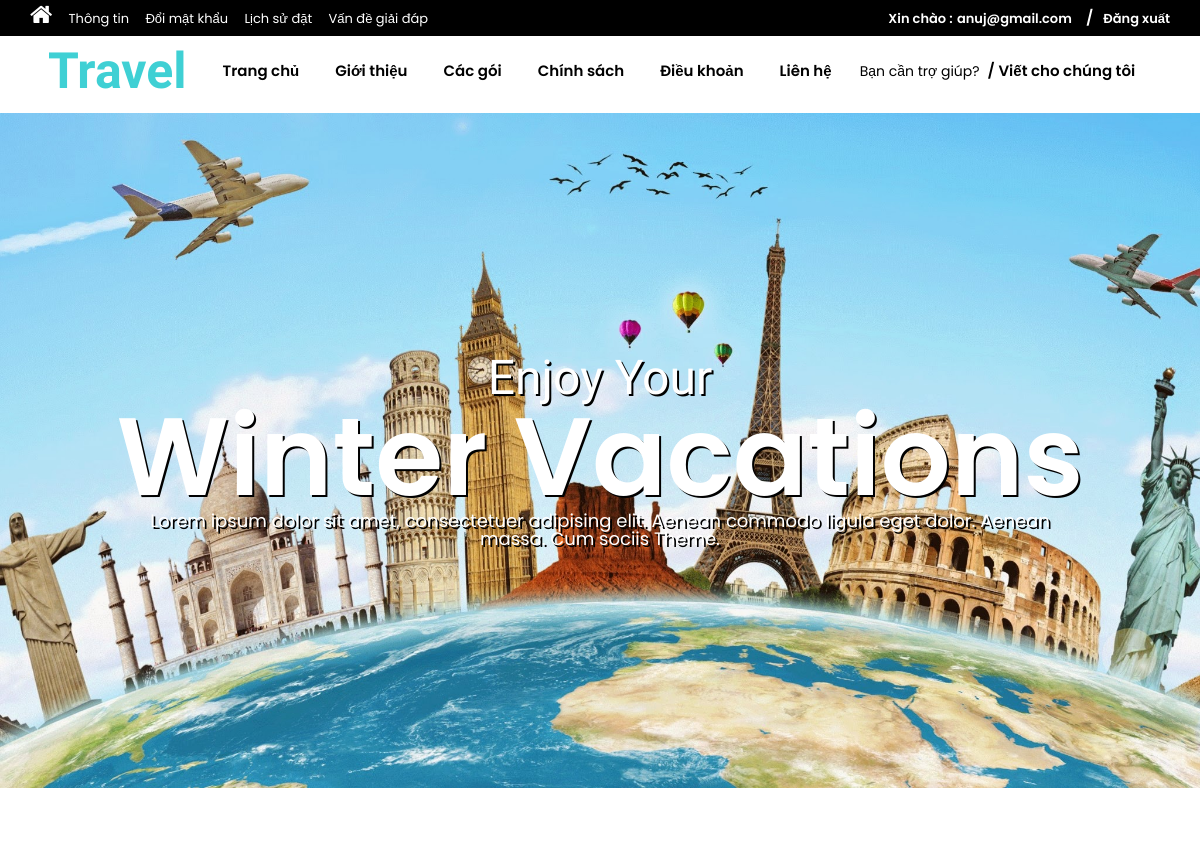
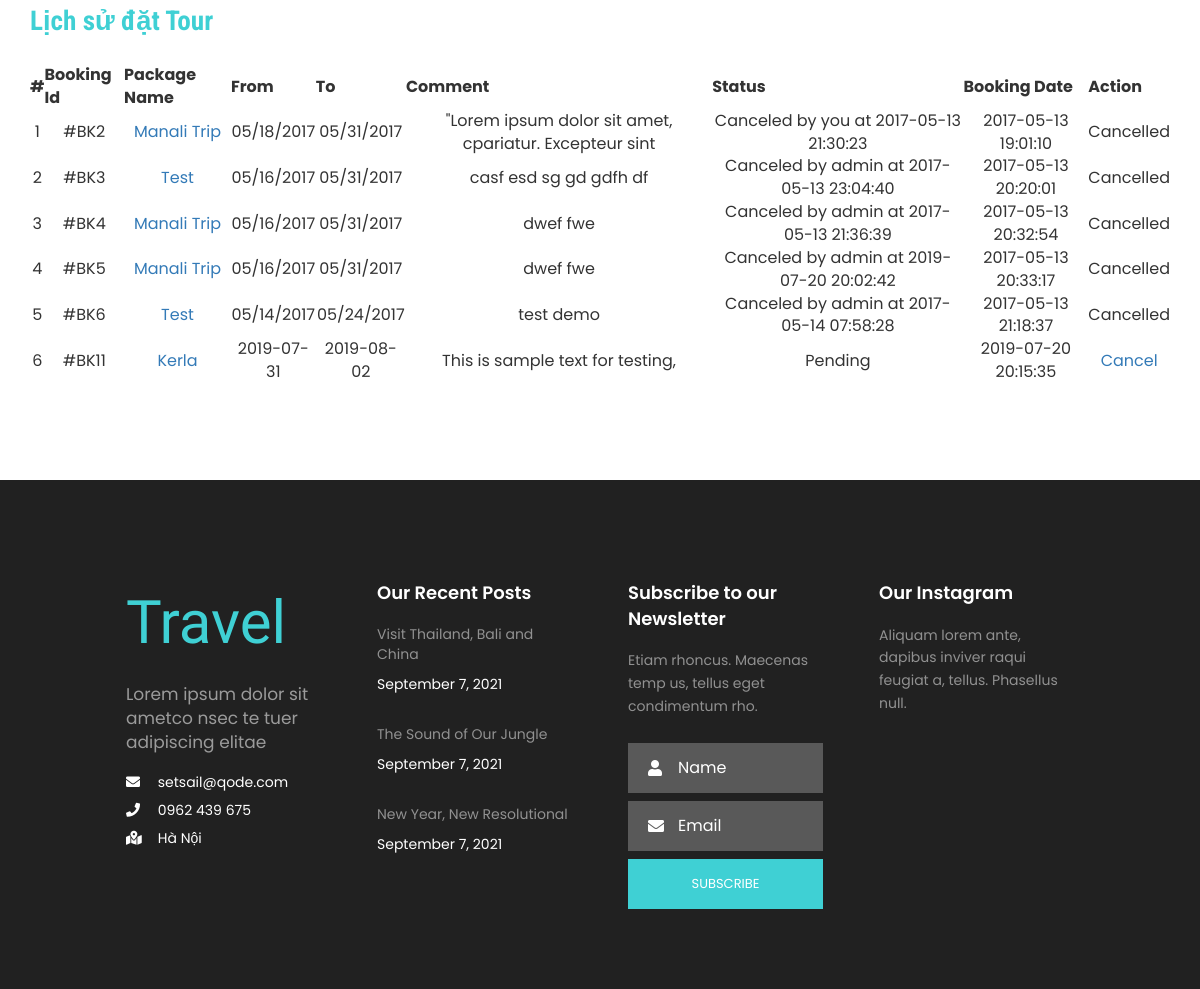
The page /tour-history.php (signed in) on the database its author committed (2 pictures, top to bottom).
### tables this page shows
CREATE TABLE `tblbooking` (
  `BookingId` int(11) NOT NULL,
  `PackageId` int(11) DEFAULT NULL,
  `UserEmail` varchar(100) DEFAULT NULL,
  `FromDate` varchar(100) DEFAULT NULL,
  `ToDate` varchar(100) DEFAULT NULL,
  `Comment` mediumtext DEFAULT NULL,
  `RegDate` timestamp NULL DEFAULT current_timestamp(),
  `status` int(11) DEFAULT NULL,
  `CancelledBy` varchar(5) DEFAULT NULL,
  `UpdationDate` timestamp NULL DEFAULT NULL ON UPDATE current_timestamp()
);

CREATE TABLE `tbltourpackages` (
  `PackageId` int(11) NOT NULL,
  `PackageName` varchar(200) DEFAULT NULL,
  `PackageType` varchar(150) DEFAULT NULL,
  `PackageLocation` varchar(100) DEFAULT NULL,
  `PackagePrice` int(11) DEFAULT NULL,
  `PackageFetures` varchar(255) DEFAULT NULL,
  `PackageDetails` mediumtext DEFAULT NULL,
  `PackageImage` varchar(100) DEFAULT NULL,
  `Creationdate` timestamp NULL DEFAULT current_timestamp(),
  `UpdationDate` timestamp NULL DEFAULT NULL ON UPDATE current_timestamp()
);

### tour-history.php (the view, shortened to what this page needs)
<?php
    include('includes/config.php');
    if(strlen($_SESSION['login'])==0){
        header('location:index.php');
    }
    else{
?>
<!DOCTYPE HTML>
<html>
<head>
    <?php include('includes/import.php');?>
</head>
<body>
    <?php include('includes/header.php');?>
    <?php include('includes/slider.php');?>
    <div class="privacy">
        <div class="container">
            <h3 class="wow fadeInDown animated animated" data-wow-delay=".5s"
                style="visibility: visible; animation-delay: 0.5s; animation-name: fadeInDown;">Lịch sử đặt Tour</h3>
            <form name="chngpwd" method="post" onSubmit="return valid();">
                <p>
                <table border="1" width="100%">
                    <tr align="center">
                        <th>#</th>
                        <th>Booking Id</th>
                        <th>Package Name</th>
                        <th>From</th>
                        <th>To</th>
                        <th>Comment</th>
                        <th>Status</th>
                        <th>Booking Date</th>
                        <th>Action</th>
                    </tr>
                    <?php
                        $uemail=$_SESSION['login'];;
                        $sql = "SELECT tblbooking.BookingId as bookid,tblbooking.PackageId as pkgid,tbltourpackages.PackageName as packagename,tblbooking.FromDate as fromdate,tblbooking.ToDate as todate,tblbooking.Comment as comment,tblbooking.status as status,tblbooking.RegDate as regdate,tblbooking.CancelledBy as cancelby,tblbooking.UpdationDate as upddate from tblbooking join tbltourpackages on tbltourpackages.PackageId=tblbooking.PackageId where UserEmail=:uemail";
                        $query = $dbh->prepare($sql);
                        $query -> bindParam(':uemail', $uemail, PDO::PARAM_STR);
                        $query->execute();
                        $results=$query->fetchAll(PDO::FETCH_OBJ);
                        $cnt=1;
                        if($query->rowCount() > 0)
                        {
                        foreach($results as $result)
                        {	?>
                    <tr align="center">
                        <td><?php echo htmlentities($cnt);?></td>
                        <td>#BK<?php echo htmlentities($result->bookid);?></td>
                        <td><a
                                href="package-details.php?pkgid=<?php echo htmlentities($result->pkgid);?>"><?php echo htmlentities($result->packagename);?></a>
                        </td>
                        <td><?php echo htmlentities($result->fromdate);?></td>
                        <td><?php echo htmlentities($result->todate);?></td>
                        <td><?php echo htmlentities($result->comment);?></td>
                        <td><?php if($result->status==0)
                        {
                        echo "Pending";
                        }
                        if($result->status==2 and  $result->cancelby=='u')
                        {
                        echo "Canceled by you at " .$result->upddate;
                        }
                        if($result->status==2 and $result->cancelby=='a')
                        {
                        echo "Canceled by admin at " .$result->upddate;
                        }
                        ?></td>
                        <td><?php echo htmlentities($result->regdate);?></td>
                        <?php if($result->status==2)
                        {
                            ?><td>Cancelled</td>
                        <?php } else {?>
                        <td><a href="tour-history.php?bkid=<?php echo htmlentities($result->bookid);?>"
                                onclick="return confirm('Do you really want to cancel booking')">Cancel</a></td>
                        <?php }?>
                    </tr>
                    <?php $cnt=$cnt+1; }} ?>
                </table>
                </p>
            </form>
        </div>
    </div>
    <?php include('includes/footer.php');?>
</body>
</html>
<?php } ?>

### css/style.css (style rules this page uses)
html, body { font-size: 100%; background: var(--white-color); font-family: 'Open Sans', sans-serif; }
body a,.grid_1,plan_1,plan_1.one,plan_1.two,i.icon1, i.icon2, i.icon3, i.icon4, i.icon5, i.icon6 { transition:0.5s all; -webkit-transition:0.5s all; -moz-transition:0.5s all; -o-transition:0.5s all; -ms-transition:0.5s all; }
h1,h2,h3,h4,h5,h6 { margin:0; font-family: 'Roboto Condensed', sans-serif; }
p { margin:0; }
.privacy h3 { color: var(--primary-color) !important; font-size: 1.7em; font-weight: 700; margin-bottom: 1em; }
.privacy { padding: 5em 0; }
.privacy p { font-size: 1em; line-height: 1.8em; color: #999; margin: 1em 0; }

### css/base.css (style rules this page uses)
:root { --primary-color: #3fd0d4; --black-color: #000; --white-color: #fff; }
* { padding: 0; margin: 0; border: 0; box-sizing: border-box; font-family: 'Poppins', sans-serif; }
a { text-decoration: none; }
body { margin: 0; }

### rows shown on the page
tblbooking: BookingId "2", PackageId.PackageName "Manali Trip", FromDate "05/18/2017", ToDate "05/31/2017", Comment "\"Lorem ipsum dolor sit amet, cpariatur. Excepteur sint", UpdationDate "2017-05-13 21:30:23", RegDate "2017-05-13 19:01:10", status "Cancelled"
tblbooking: BookingId "3", PackageId.PackageName "Test", FromDate "05/16/2017", ToDate "05/31/2017", Comment "casf esd sg gd gdfh df", UpdationDate "2017-05-13 23:04:40", RegDate "2017-05-13 20:20:01", status "Cancelled"
tblbooking: BookingId "4", PackageId.PackageName "Manali Trip", FromDate "05/16/2017", ToDate "05/31/2017", Comment "dwef fwe", UpdationDate "2017-05-13 21:36:39", RegDate "2017-05-13 20:32:54", status "Cancelled"
tblbooking: BookingId "5", PackageId.PackageName "Manali Trip", FromDate "05/16/2017", ToDate "05/31/2017", Comment "dwef fwe", UpdationDate "2019-07-20 20:02:42", RegDate "2017-05-13 20:33:17", status "Cancelled"
tblbooking: BookingId "6", PackageId.PackageName "Test", FromDate "05/14/2017", ToDate "05/24/2017", Comment "test demo", UpdationDate "2017-05-14 07:58:28", RegDate "2017-05-13 21:18:37", status "Cancelled"
tblbooking: BookingId "11", PackageId.PackageName "Kerla", FromDate "2019-07-31", ToDate "2019-08-02", Comment "This is sample text for testing,", status "Pending", RegDate "2019-07-20 20:15:35"

### other values the page prints
$_SESSION['login'] "anuj@gmail.com"
